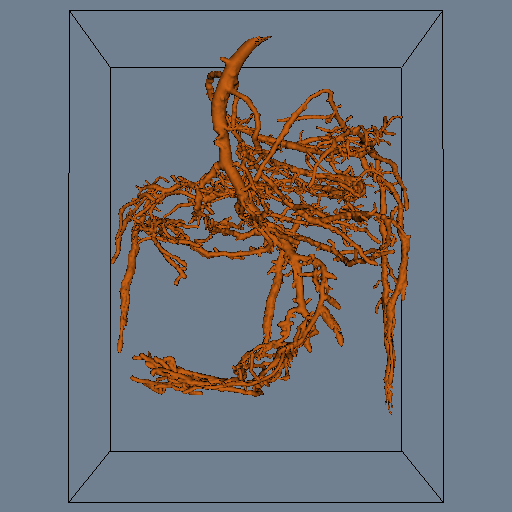

The Python source for this figure:
#!/usr/bin/env python

# Decimation and connectivity filtering to reduce a noisy pine root isosurface.

import os
from pathlib import Path

# Factory overrides: importing these modules registers the OpenGL rendering
# and interaction style implementations for vtkRenderingCore factory classes.
import vtkmodules.vtkInteractionStyle  # noqa: F401
import vtkmodules.vtkRenderingOpenGL2  # noqa: F401

# VTK pipeline classes used in this example
from vtkmodules.vtkFiltersCore import (
    vtkConnectivityFilter,
    vtkDecimatePro,
)
from vtkmodules.vtkFiltersModeling import vtkOutlineFilter
from vtkmodules.vtkIOGeometry import vtkMCubesReader
from vtkmodules.vtkRenderingCore import (
    vtkActor,
    vtkDataSetMapper,
    vtkPolyDataMapper,
    vtkRenderWindow,
    vtkRenderWindowInteractor,
    vtkRenderer,
)

# Colors (normalized RGB)
raw_sienna = (0.780, 0.380, 0.082)
black = (0.000, 0.000, 0.000)
slate_gray = (0.439, 0.502, 0.565)

# Data file
data_dir = Path(os.environ.get("VPE_DATA_DIR", Path(__file__).parent))
file_name = str(data_dir / "pine_root.tri")

# Reader: load the marching cubes triangulation of a pine root
reader = vtkMCubesReader()
reader.SetFileName(file_name)
reader.FlipNormalsOff()

# Filter: decimate the mesh by 90% using absolute error control
deci = vtkDecimatePro()
deci.SetInputConnection(reader.GetOutputPort())
deci.SetTargetReduction(0.9)
deci.SetAbsoluteError(0.0005)
deci.MaximumIterations = 6
deci.SetFeatureAngle(30)
deci.SetErrorIsAbsolute(1)
deci.AccumulateErrorOn()

# Filter: extract the largest connected region from the decimated mesh
connect = vtkConnectivityFilter()
connect.SetInputConnection(deci.GetOutputPort())
connect.SetExtractionModeToLargestRegion()

# Mapper: map the decimated connected isosurface to graphics primitives
iso_mapper = vtkDataSetMapper()
iso_mapper.SetInputConnection(connect.GetOutputPort())
iso_mapper.ScalarVisibilityOff()

# Actor: display the decimated isosurface
iso_actor = vtkActor()
iso_actor.SetMapper(iso_mapper)
iso_actor.GetProperty().SetColor(raw_sienna)

# Filter: bounding outline for spatial context
outline = vtkOutlineFilter()
outline.SetInputConnection(reader.GetOutputPort())

# Mapper: map the outline to graphics primitives
outline_mapper = vtkPolyDataMapper()
outline_mapper.SetInputConnection(outline.GetOutputPort())

# Actor: display the outline
outline_actor = vtkActor()
outline_actor.SetMapper(outline_mapper)
outline_actor.GetProperty().SetColor(black)

# Renderer: assemble the scene
renderer = vtkRenderer()
renderer.AddActor(outline_actor)
renderer.AddActor(iso_actor)
renderer.SetBackground(slate_gray)

# Window: display the rendered scene
render_window = vtkRenderWindow()
render_window.AddRenderer(renderer)
render_window.SetWindowName("pine root decimation")
render_window.SetMultiSamples(0)
render_window.SetSize(512, 512)

# Scene: configure camera
cam = renderer.GetActiveCamera()
cam.SetFocalPoint(40.6018, 37.2813, 50.1953)
cam.SetPosition(40.6018, -280.533, 47.0172)
cam.ComputeViewPlaneNormal()
cam.SetClippingRange(26.1073, 1305.36)
cam.SetViewAngle(20.9219)
cam.SetViewUp(0.0, 0.0, 1.0)

# Interactor: handle mouse and keyboard events
render_window_interactor = vtkRenderWindowInteractor()
render_window_interactor.SetRenderWindow(render_window)

# Launch the interactive visualization
render_window_interactor.Initialize()
render_window_interactor.Start()
